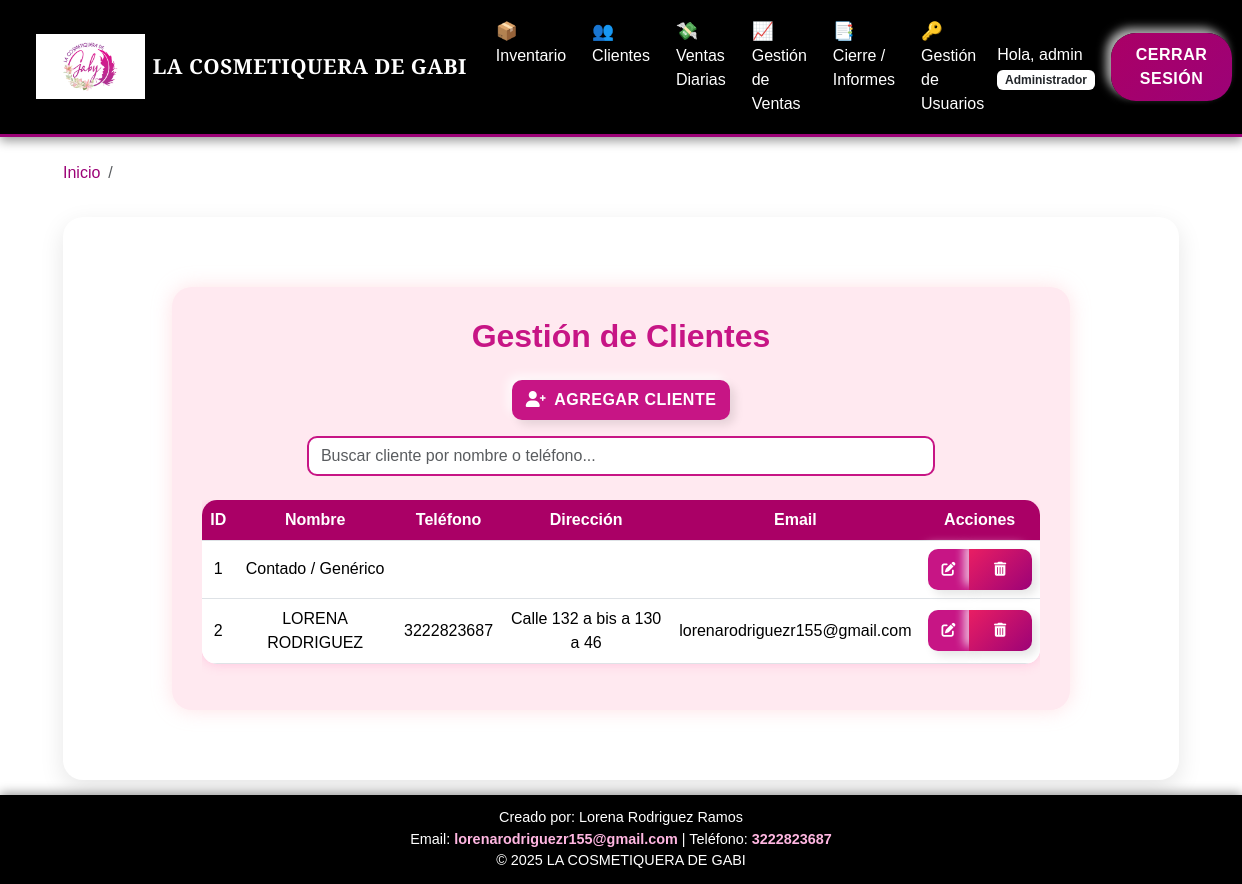
Page /clientes (signed in) on the committed database.
### app.py (models this page shows, shortened)
class Usuario(UserMixin, db.Model):
    id = db.Column(db.Integer, primary_key=True)
    username = db.Column(db.String(100), unique=True, nullable=False)
    nombre = db.Column(db.String(100), nullable=False)
    apellido = db.Column(db.String(100), nullable=False)
    cedula = db.Column(db.String(20), unique=True, nullable=False)
    rol = db.Column(db.String(50), default='Vendedora')
    password_hash = db.Column(db.String(200))

class Cliente(db.Model):
    id = db.Column(db.Integer, primary_key=True)
    nombre = db.Column(db.String(100), nullable=False)
    telefono = db.Column(db.String(20))
    direccion = db.Column(db.String(200))
    email = db.Column(db.String(100))
    fecha_registro = db.Column(db.DateTime, default=datetime.utcnow)
    ventas = db.relationship('Venta', backref='comprador', lazy=True)

### app.py (the view)
@app.route('/clientes')
@login_required
def clientes():
    search_query = request.args.get('search', '').strip()
    if search_query:
        clientes = Cliente.query.filter(
            (Cliente.nombre.ilike(f'%{search_query}%')) |
            (Cliente.telefono.ilike(f'%{search_query}%'))
        ).all()
    else:
        clientes = Cliente.query.all()
    return render_template('clientes.html', clientes=clientes)

### app.py (called while the page is built)
@app.context_processor
def inject_now():
    return {'now': datetime.now()}

@app.context_processor
def inject_global_data():
    return dict(timedelta=timedelta)

@login_manager.user_loader
def load_user(user_id):
    return Usuario.query.get(int(user_id))

### templates/clientes.html (shortened to what this page needs)
{% extends "base.html" %}
{% block content %}
<div class="container-clientes">
    <h2>Gestión de Clientes</h2>
    <div class="text-center mb-3">
        <button type="button" class="btn btn-rosado" data-bs-toggle="modal" data-bs-target="#agregarClienteModal">
            <i class="fas fa-user-plus me-2"></i>Agregar Cliente
        </button>
    </div>
    <div class="mb-4 text-center">
        <input type="text" id="buscarCliente" class="form-control w-75 mx-auto" placeholder="Buscar cliente por nombre o teléfono...">
    </div>
    <div class="table-responsive">
        <table class="table table-hover align-middle" id="tablaClientes">
            <thead>
                <tr>
                    <th>ID</th>
                    <th>Nombre</th>
                    <th>Teléfono</th>
                    <th>Dirección</th>
                    <th>Email</th>
                    <th>Acciones</th>
                </tr>
            </thead>
            <tbody>
                {% for cliente in clientes %}
                <tr>
                    <td>{{ cliente.id }}</td>
                    <td>{{ cliente.nombre }}</td>
                    <td>{{ cliente.telefono }}</td>
                    <td>{{ cliente.direccion }}</td>
                    <td>{{ cliente.email }}</td>
                    <td>
                        <div class="btn-group" role="group">
                            <button type="button" class="btn btn-sm btn-rosado"
                                data-bs-toggle="modal"
                                data-bs-target="#editarClienteModal{{ cliente.id }}">
                                <i class="fas fa-edit"></i>
                            </button>
                            <a href="{{ url_for('eliminar_cliente', cliente_id=cliente.id) }}"
                                class="btn btn-sm btn-danger"
                                onclick="return confirm('¿Seguro que deseas eliminar a {{ cliente.nombre }}? Esta acción es permanente.')">
                                <i class="fas fa-trash-alt"></i>
                            </a>
                        </div>
                    </td>
                </tr>
                {% else %}
                <tr>
                    <td colspan="6" class="text-muted">No hay clientes registrados</td>
                </tr>
                {% endfor %}
            </tbody>
        </table>
    </div>
</div>
{% endblock %}

### templates/base.html (shortened to what this page needs)
<!doctype html>
<html lang="es">
<head>
  <link href="https://cdn.jsdelivr.net/npm/bootstrap@5.3.3/dist/css/bootstrap.min.css" rel="stylesheet">
  <link rel="stylesheet" href="{{ url_for('static', filename='css/styles.css') }}">
  <link rel="stylesheet" href="https://cdnjs.cloudflare.com/ajax/libs/font-awesome/6.0.0-beta3/css/all.min.css">
</head>
<body>
  {% if current_user.is_authenticated %}
  <nav class="navbar navbar-expand-lg navbar-dark navbar-custom">
    <div class="container-fluid">
      <a class="navbar-brand d-flex align-items-center" href="{{ url_for('dashboard') }}">
        <img src="{{ url_for('static', filename='img/LOGO.png') }}" alt="Logo" class="logo-barra">
        <span class="titulo-logo ms-2">LA COSMETIQUERA DE GABI</span>
      </a>
      <div class="collapse navbar-collapse" id="navbarNav">
        <ul class="navbar-nav mx-auto mb-2 mb-lg-0">
          <li class="nav-item">
            <a class="nav-link" href="{{ url_for('inventario') }}">
              <span class="nav-emoji">📦</span>
              Inventario
            </a>
          </li>
          <li class="nav-item">
            <a class="nav-link" href="{{ url_for('clientes') }}">
              <span class="nav-emoji">👥</span>
              Clientes
            </a>
          </li>
          <li class="nav-item">
            <a class="nav-link" href="{{ url_for('nueva_venta') }}">
              <span class="nav-emoji">💸</span>
              Ventas Diarias
            </a>
          </li>
          {% if current_user.rol.lower() == 'administrador' %}
          <li class="nav-item">
            <a class="nav-link" href="{{ url_for('gestion_ventas') }}">
              <span class="nav-emoji">📈</span>
              Gestión de Ventas
            </a>
          </li>
          <li class="nav-item">
            <a class="nav-link" href="{{ url_for('reportes') }}">
              <span class="nav-emoji">📑</span>
              Cierre / Informes
            </a>
          </li>
          <li class="nav-item">
            <a class="nav-link" href="{{ url_for('usuarios') }}">
              <span class="nav-emoji">🔑</span>
              Gestión de Usuarios
            </a>
          </li>
          {% endif %}
        </ul>
        <span class="navbar-text me-3 text-white">
          Hola, {{ current_user.username }}
          <span class="badge bg-white text-dark">{{ current_user.rol }}</span>
        </span>
        <a class="btn btn-primary" href="{{ url_for('logout') }}">Cerrar Sesión</a>
      </div>
    </div>
  </nav>
  {% endif %}
  <div class="container mt-4 fade-in">
    {% block breadcrumb %}
    <nav aria-label="breadcrumb">
      <ol class="breadcrumb">
        <li class="breadcrumb-item"><a href="{{ url_for('dashboard') }}">Inicio</a></li>
        <li class="breadcrumb-item active" aria-current="page">{% block page %}{% endblock %}</li>
      </ol>
    </nav>
    {% endblock %}
  </div>
  <div class="content-wrapper container mt-3 fade-in">
    <div class="main-card">
      {% block content %}{% endblock %}
    </div>
  </div>
  <footer>
    <div>Creado por: Lorena Rodriguez Ramos</div>
    <div>Email: <a href="mailto:lorenarodriguezr155@gmail.com">lorenarodriguezr155@gmail.com</a> | Teléfono: <a href="tel:+573222823687">3222823687</a></div>
    &copy; 2025 LA COSMETIQUERA DE GABI
  </footer>
</body>
</html>

### static/css/styles.css (style rules this page uses)
:root { --color-principal: #9c0277; --color-principal-light: #aa0066; --color-principal-dark: #800050; --color-secundario: #000000; --color-texto-claro: #FFFFFF; --color-fondo-suave: #F8F8F8; }
body { background-color: var(--color-texto-claro); color: var(--color-secundario); font-family: 'Segoe UI', Tahoma, Geneva, Verdana, sans-serif; position: relative; }
.navbar-custom { background-color: var(--color-secundario); border-bottom: 3px solid var(--color-principal); box-shadow: 0 2px 10px rgba(0,0,0,0.3); }
.navbar-custom .nav-link, .navbar-custom .navbar-brand { color: var(--color-texto-claro) !important; font-weight: 500; }
h1, h2, h3 { color: var(--color-principal); font-weight: 600; }
.btn { border: none; border-radius: 25px; padding: 10px 25px; font-weight: bold; transition: all 0.3s ease-in-out; cursor: pointer; text-transform: uppercase; letter-spacing: 0.5px; box-shadow: 5px 5px 10px rgba(0,0,0,0.1), -5px -5px 10px rgba(255,255,255,0.7); }
.btn-primary, .btn-pink-custom { background: linear-gradient(135deg, var(--color-principal-light) 0%, var(--color-principal) 100%); color: var(--color-texto-claro) !important; }
.btn-danger { background: linear-gradient(135deg, #e91e63 0%, #9c0277 100%); color: var(--color-texto-claro) !important; }
.table th { background-color: var(--color-secundario); color: var(--color-texto-claro); }

### templates/base.html (style rules this page uses)
html, body { height: 100%; margin: 0; display: flex; flex-direction: column; }
.content-wrapper { flex: 1; padding-bottom: 15px; }
.navbar-custom { background-color: #000; box-shadow: 0 4px 10px rgba(0, 0, 0, 0.4); padding: 0.6rem 1.5rem; }
.logo-barra { height: 65px; width: auto; object-fit: contain; background: transparent; filter: drop-shadow(0 3px 8px rgba(0,0,0,0.6)); transition: transform 0.3s ease, filter 0.3s ease; }
.titulo-logo { font-family: 'Playfair Display', serif; font-weight: 900; font-size: 1.3rem; color: #fff; letter-spacing: 0.5px; }
.nav-emoji { font-size: 1.1em; margin-right: 5px; vertical-align: middle; }
.navbar-nav .nav-link { color: #fff !important; font-weight: 500; margin: 0 5px; transition: all 0.3s ease-in-out; }
.breadcrumb-item a { color: #9c0277; text-decoration: none; }
.main-card { background-color: #fff; border-radius: 20px; padding: 30px; box-shadow: 0 8px 25px rgba(0,0,0,0.1); }
.fade-in { animation: fadeIn 0.8s ease-in; }
footer { background-color: #000; color: #fff; padding: 12px 0; text-align: center; margin-top: auto; font-size: 0.9rem; box-shadow: 0 -2px 10px rgba(0,0,0,0.4); }
footer a { font-weight: 600; color: #ffb6e1; text-decoration: none; transition: color 0.3s ease; }

### templates/clientes.html (style rules this page uses)
body { background: linear-gradient(135deg, #fff, #fff); font-family: "Poppins", sans-serif; color: #333; }
h2 { text-align: center; color: #c71585; font-weight: 700; margin-bottom: 25px; }
.btn-rosado { background-color: #c71585; border: none; color: white; border-radius: 10px; padding: 8px 14px; transition: all 0.3s ease; }
.btn-danger { border-radius: 10px; }
.form-control { border-radius: 10px; border: 2px solid #c71585; }
.table { background-color: white; border-radius: 15px; overflow: hidden; box-shadow: 0 0 12px rgba(255, 105, 180, 0.3); }
.table th { background-color: #aa0066; color: white; text-align: center; }
.table td { text-align: center; vertical-align: middle; }
.container-clientes { background-color: #ffe9f0; width: 85%; margin: 40px auto; border-radius: 20px; padding: 30px; box-shadow: 0 0 20px rgba(255, 182, 193, 0.4); }
.fade-in { animation: fadeIn 0.8s ease-in; }

### rows in the picture
Usuario: username "admin", rol "Administrador"
Cliente: id "1", nombre "Contado / Genérico"
Cliente: id "2", nombre "LORENA RODRIGUEZ", telefono "3222823687", direccion "Calle 132 a bis a 130 a 46", email "lorenarodriguezr155@gmail.com"
